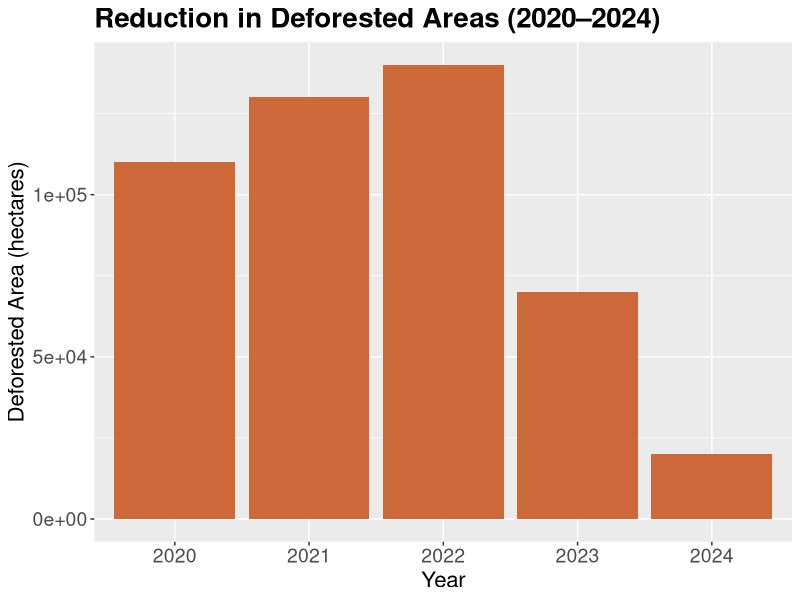

Here is the R script that generated this plot:
## ---- chunk 1
#| echo: false
library(ggplot2)
# Create example data
deforest_data <- data.frame(
  Year = factor(2020:2024),
  Deforested_Area = c(110000, 130000, 140000, 70000, 20000)
)

# Plot bar chart
ggplot(deforest_data, aes(x = Year, y = Deforested_Area)) +
  geom_bar(stat = "identity", fill = "sienna3") +  # brown color for deforestation
  labs(
    title = "Reduction in Deforested Areas (2020–2024)",
    x = "Year",
    y = "Deforested Area (hectares)"
  ) +
 theme(
    plot.title = element_text(size = 20, face = "bold"),
    axis.title = element_text(size = 16),
    axis.text = element_text(size = 14)
  )


